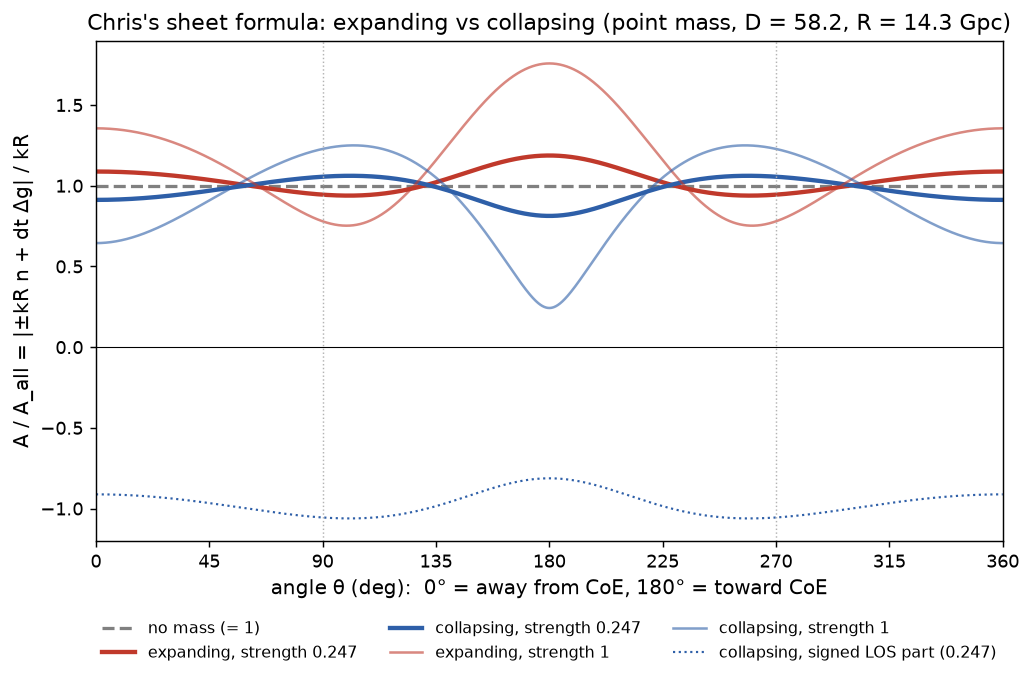

Here is the Python script that generated this plot:
"""Chris's exact sheet formula: A/A_all = |s_k kR n + dt (g_gal - g_obs)| / (kR), s_k=+1 expand, -1 collapse.
Point mass at CoE, D=58.2, R=14.3. eps = GM dt/(D^2 kR)."""
import numpy as np, matplotlib; matplotlib.use("Agg"); import matplotlib.pyplot as plt
from scipy.signal import argrelextrema as ae
D,R=58.2,14.3; ang=np.linspace(0,360,2881); t=np.radians(ang); n=np.stack([np.cos(t),np.sin(t)],1)
xo=np.array([D,0.]); xp=xo+R*n; rp=np.linalg.norm(xp,axis=1)
dg=(-xp/rp[:,None]**3+xo/D**3)*D**2
def vec(sk,eps): return sk*n+eps*dg
mag=lambda sk,e:np.linalg.norm(vec(sk,e),axis=1); los=lambda sk,e:(vec(sk,e)*n).sum(1)
def ext(y):
    out=[]
    for f,lab in ((np.greater,"max"),(np.less,"min")):
        i=list(ae(np.r_[y[-2],y,y[1]],f)[0]-1); out+= [f"{lab} {y[j]:.3f}@{ang[j]:.0f}°" for j in i if 0<=j<len(y)-1]
    return out
for e in (0.247,1,2):
    print(e,"EXP",ext(mag(1,e)),"| COL",ext(mag(-1,e)),"| COL los range",los(-1,e).min().round(3),los(-1,e).max().round(3))
    print("   shapes differ? max|(exp-1)-(col-1)| =",np.abs(mag(1,e)-mag(-1,e)).max().round(3), " exp-col corr",np.corrcoef(mag(1,e),mag(-1,e))[0,1].round(3))
f,ax=plt.subplots(figsize=(9,5))
ax.axhline(1,color="0.5",lw=1.8,ls="--",label="no mass (= 1)")
for e,lw,a in ((0.247,2.4,1),(1,1.4,.6)):
    ax.plot(ang,mag(1,e),color="#c0392b",lw=lw,alpha=a,label=f"expanding, strength {e}")
    ax.plot(ang,mag(-1,e),color="#2e5fa8",lw=lw,alpha=a,label=f"collapsing, strength {e}")
ax.plot(ang,los(-1,.247),color="#2e5fa8",lw=1.2,ls=":",label="collapsing, signed LOS part (0.247)")
ax.axhline(0,color="k",lw=.6)
for x in (90,270): ax.axvline(x,color="0.7",lw=.8,ls=":")
ax.set_xlim(0,360); ax.set_xticks(range(0,361,45)); ax.set_xlabel("angle θ (deg):  0° = away from CoE, 180° = toward CoE",fontsize=11)
ax.set_ylabel("A / A_all = |±kR n + dt Δg| / kR",fontsize=11)
ax.set_title("Chris's sheet formula: expanding vs collapsing (point mass, D = 58.2, R = 14.3 Gpc)",fontsize=12)
ax.legend(frameon=False,fontsize=9,ncol=3,loc="upper center",bbox_to_anchor=(0.5,-0.13)); f.savefig("migkas_collapse_v2_cc.png",dpi=130,bbox_inches="tight")
